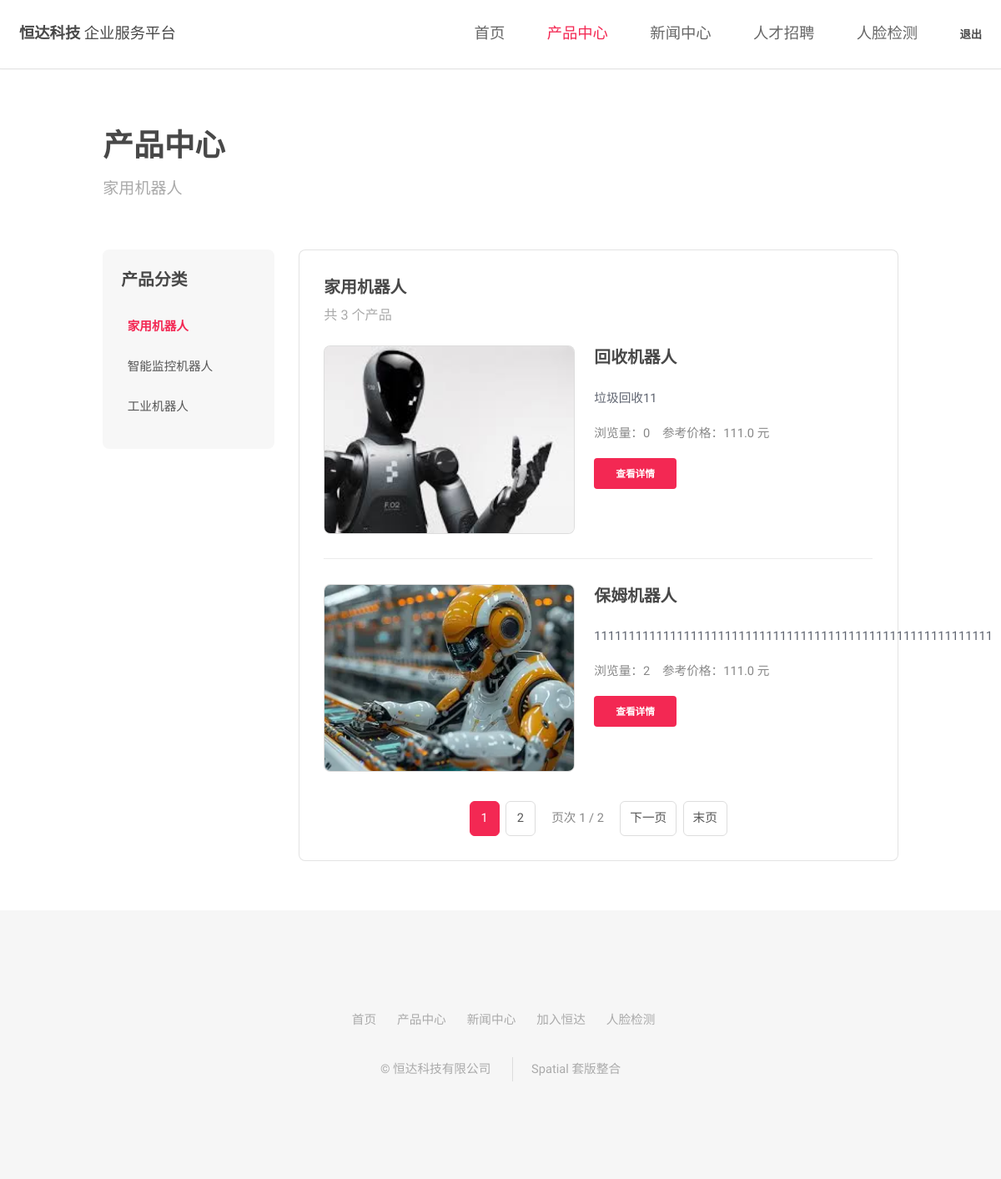
Page /products/robot/ (signed in) on the committed database.
### app/models.py (models this page shows, shortened)
class ProductImg(models.Model):
    product = models.ForeignKey(
        Product,
        related_name="productImgs",
        verbose_name="产品",
        on_delete=models.CASCADE,
    )
    photo = models.ImageField(upload_to="Product/", blank=True, verbose_name="产品图片")
    class Meta:
        verbose_name = "产品图片"
        verbose_name_plural = "产品图片"

class Product(models.Model):
    PRODUCTS_CHOICES = (
        ("家用机器人", "家用机器人"),
        ("智能监控机器人", "智能监控机器人"),
        ("工业机器人", "工业机器人"),
    )
    title = models.CharField(max_length=50, verbose_name="产品标题")
    description = models.TextField(verbose_name="产品详情描述")
    productType = models.CharField(
        choices=PRODUCTS_CHOICES,
        max_length=50,
        verbose_name="产品类型",
    )
    price = models.DecimalField(
        max_digits=7,
        decimal_places=1,
        blank=True,
        null=True,
        verbose_name="产品价格",
    )
    publishDate = models.DateTimeField(max_length=20, default=timezone.now, verbose_name="发布时间")
    views = models.PositiveIntegerField("浏览量", default=0)
    class Meta:
        verbose_name = "产品"
        verbose_name_plural = "产品"
        ordering = ("-publishDate",)

### app/views.py (the view)
# urls.py: path("products/<str:product_name>/", views.products, name="products"),
@member_login_required
def products(request, product_name):
    product_type = PRODUCT_CATEGORY_MAP.get(product_name)
    if product_type is None:
        return redirect("app:products", product_name="robot")
    product_queryset = (
        Product.objects.filter(productType=product_type)
        .prefetch_related("productImgs")
        .order_by("-publishDate")
    )
    paginator = Paginator(product_queryset, 2)
    page_obj = paginator.get_page(request.GET.get("page"))
    return render(
        request,
        "productList.html",
        {
            "active_menu": "products",
            "sub_menu": product_name,
            "product_categories": tuple(PRODUCT_CATEGORY_MAP.items()),
            "productName": product_type,
            "productList": page_obj,
            "page_obj": page_obj,
        },
    )

### app/views.py (called while the page is built)
def member_login_required(view_func):
    @wraps(view_func)
    def wrapper(request, *args, **kwargs):
        if not request.session.get("member_id"):
            return redirect("app:login")
        return view_func(request, *args, **kwargs)
    return wrapper

### templates/productList.html (shortened to what this page needs)
{% extends 'based.html' %}
{% block page_heading %}产品中心{% endblock %}
{% block page_subtitle %}{{ productName }}{% endblock %}
{% block content %}
    <div class="side-layout">
        <aside class="side-nav">
            <h3>产品分类</h3>
            <ul>
                {% for key, name in product_categories %}
                    <li>
                        <a class="{% if sub_menu == key %}active{% endif %}" href="{% url 'app:products' key %}">{{ name }}</a>
                    </li>
                {% endfor %}
            </ul>
        </aside>
        <section class="content-card">
            <header>
                <h3>{{ productName }}</h3>
                <p>共 {{ page_obj.paginator.count }} 个产品</p>
            </header>
            <div class="product-list">
                {% for product in productList %}
                    <article class="product-item">
                        <div class="product-thumb">
                            {% for img in product.productImgs.all %}
                                {% if forloop.first and img.photo %}
                                    <a href="{% url 'app:productDetail' product.id %}">
                                        <img src="{{ img.photo.url }}" alt="{{ product.title }}">
                                    </a>
                                {% endif %}
                            {% empty %}
                                <a class="product-placeholder" href="{% url 'app:productDetail' product.id %}">暂无图片</a>
                            {% endfor %}
                        </div>
                        <div class="product-summary">
                            <h3>{{ product.title|truncatechars:20 }}</h3>
                            <p>{{ product.description|truncatechars:150|linebreaksbr }}</p>
                            <div class="product-meta">
                                <span>浏览量：{{ product.views }}</span>
                                {% if product.price %}
                                    <span>参考价格：{{ product.price }} 元</span>
                                {% endif %}
                            </div>
                            <a href="{% url 'app:productDetail' product.id %}" class="button special small">查看详情</a>
                        </div>
                    </article>
                {% empty %}
                    <p class="empty">暂无产品。可以先在后台添加产品文字和图片。</p>
                {% endfor %}
            </div>
            {% if page_obj.paginator.num_pages > 1 %}
                <nav class="pagination" aria-label="产品分页">
                    {% for page_number in page_obj.paginator.page_range %}
                        {% if page_number == page_obj.number %}
                            <span class="active">{{ page_number }}</span>
                        {% else %}
                            <a href="?page={{ page_number }}">{{ page_number }}</a>
                        {% endif %}
                    {% endfor %}
                    <span class="current">页次 {{ page_obj.number }} / {{ page_obj.paginator.num_pages }}</span>
                    {% if page_obj.has_next %}
                        <a href="?page={{ page_obj.next_page_number }}">下一页</a>
                        <a href="?page={{ page_obj.paginator.num_pages }}">末页</a>
                    {% endif %}
                </nav>
            {% endif %}
        </section>
    </div>
{% endblock %}

### app/static/spatial/assets/css/main.css (style rules this page uses)
html, body, div, span, applet, object, iframe, h1, h2, h3, h4, h5, h6, p, blockquote, pre, a, abbr, acronym, address, big, cite, code, del, dfn, em, img, ins, kbd, q, s, samp, small, strike, strong, sub, sup, tt, var, b, u, i, center, dl, dt, dd, ol, ul, li, fieldset, form, label, legend, table, caption, tbody, tfoot, thead, tr, th, td, article, aside, canvas, details, embed, figure, figcaption, footer, header, hgroup, menu, nav, output, ruby, section, summary, time, mark, audio, video { margin: 0; padding: 0; border: 0; font-size: 100%; font: inherit; vertical-align: baseline; }
article, aside, details, figcaption, figure, footer, header, hgroup, menu, nav, section { display: block; }
body { line-height: 1; }
ol, ul { list-style: none; }
body { -webkit-text-size-adjust: none; }
*, *:before, *:after { -moz-box-sizing: border-box; -webkit-box-sizing: border-box; box-sizing: border-box; }
body { -ms-overflow-style: scrollbar; }
body { background: #fff; padding-top: 6em; }
body { background-color: #fff; color: #666; }
body, input, select, textarea { font-family: "Raleway", Arial, Helvetica, sans-serif; font-size: 13pt; font-weight: 400; line-height: 2em; }
@media screen and (max-width: 1680px) { body, input, select, textarea { font-size: 11pt; } }
@media screen and (max-width: 1280px) { body, input, select, textarea { font-size: 11pt; } }
a { text-decoration: underline; color: #f32853; }
p { margin: 0 0 2em 0; }
h1, h2, h3, h4, h5, h6 { color: #484848; font-weight: 700; line-height: 1em; margin: 0 0 1em 0; text-transform: uppercase; }
h3 { font-size: 1.35em; line-height: 1.5em; }
input[type="submit"], input[type="reset"], input[type="button"], button, .button { -moz-appearance: none; -webkit-appearance: none; -ms-appearance: none; appearance: none; -moz-transition: background-color 0.2s ease-in-out, color 0.2s ease-in-out; -webkit-transition: background-color 0.2s ease-in-out, color 0.2s ease-in-out; -ms-transition: background-color 0.2s ease-in-out, color 0.2s ease-in-out; transition: background-color 0.2s ease-in-out, color 0.2s ease-in-out; background-color: #323037; border-radius: 4px; color: #ffffff !important; border: 0; cursor: pointer; display: inline-block; font-weight: 700; height: 3.15em; line-height: 3.25em; padding: 0 2.2em; text-align: center; text-decoration: none; text-transform: uppercase; white-space: nowrap; }
input[type="submit"].small, input[type="reset"].small, input[type="button"].small, button.small, .button.small { font-size: 0.8em; }
input[type="submit"].special, input[type="reset"].special, input[type="button"].special, button.special, .button.special { background-color: #f32853; color: #ffffff !important; }
ul { list-style: disc; margin: 0 0 2em 0; padding-left: 1em; }
ul li { padding-left: 0.5em; }
header p { color: #aaa; position: relative; margin: 0 0 1.5em 0; text-transform: uppercase; }
header h3 + p { font-size: 1.1em; margin-top: -0.8em; line-height: 1.5em; }

### rows in the picture
Product: title "回收机器人", description "垃圾回收11", views "0", price "111.0"
ProductImg: photo (picture)
Product: title "保姆机器人", description "1111111111111111111111111111111111111111111111111111111111", views "2", price "111.0"
ProductImg: photo (picture)

### other values in the picture
{{ productName }} "家用机器人"
{{ name }} "家用机器人" "智能监控机器人" "工业机器人"
{{ page_obj.paginator.count }} "3"
{{ page_number }} "1"
{{ page_number }} "2"
{{ page_obj.number }} "1"
{{ page_obj.paginator.num_pages }} "2"
